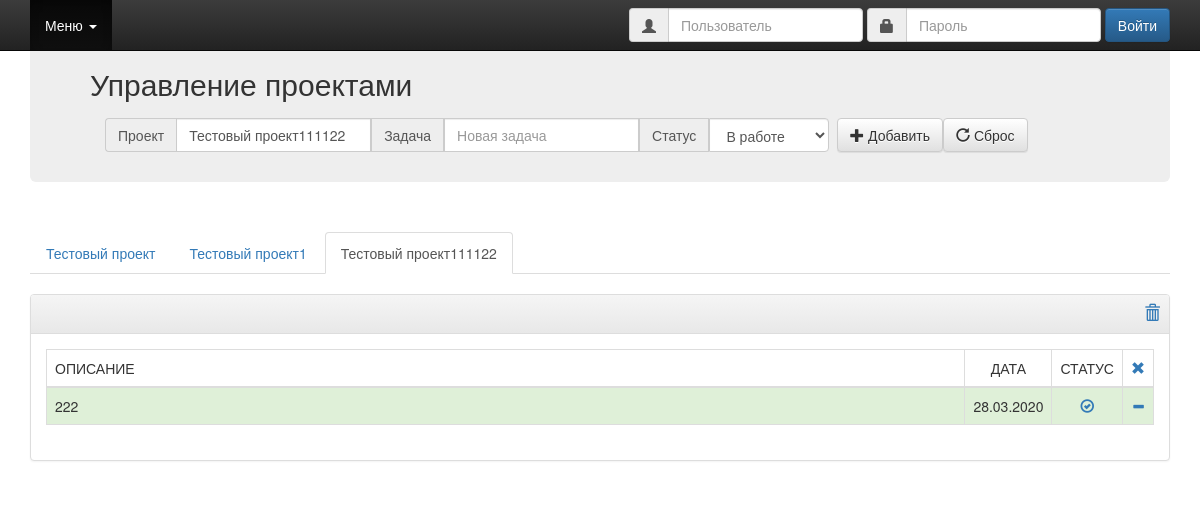
The page / on the database its author committed.
### tables this page shows
CREATE TABLE project (
    id      integer primary key autoincrement not null,
    name    text not NULL,
    active  integer
);

CREATE TABLE task (
    id      integer primary key autoincrement not null,
    project integer not null references project(id),
    name    text not NULL,
    date    text,
    status  integer default 0
);

### app.py (the view)
@app.route('/')
def index():
    active = None
    projects = db.get_projects()
    tasks = db.get_tasks()
    if projects:
        for project in projects:
            if project.active:
                active = project.project_id
        if not active:
            active = projects[0].project_id
            db.update_active_project(projects[0].project_id, 1)
    else:
        projects = None
    try:
        user = current_user.username
    except AttributeError:
        user = False
    if projects:
        return render_template('index.html', tasks=tasks, projects=projects,
                               active=active, user=user)
    return render_template('index.html', tasks=tasks, active=active,
                           user=user)

### db_utils.py (called while the page is built)
    def get_projects(self):
        projects = []
        for row in self.conn.execute("select * from project"):
            projects.append(self.Project(project_id=row[0], name=row[1],
                                         active=row[2]))
        return projects

    def get_tasks(self):
        tasks = []
        for row in self.conn.execute("select * from task"):
            tasks.append(self.Task(task_id=row[0], project=row[1], name=row[2],
                                   date=row[3], status=row[4]))
        return tasks

### templates/index.html (shortened to what this page needs)
{% extends "base.html" %}
{% block navigate %}
    <nav class="navbar navbar-inverse navbar-fixed-top">
        <div class="container">
            <div id="navbar" class="navbar-collapse collapse">
                <ul class="nav navbar-nav">
                    <li class="dropdown active">
                        <a href="#" class="dropdown-toggle" data-toggle="dropdown" role="button" aria-haspopup="true"
                           aria-expanded="false">Меню <span class="caret"></span></a>
                    </li>
                </ul>
                {% if not user  %}
                <form id="signin" class="navbar-form navbar-right" role="form" action="/login" method="POST">
                <div class="input-group">
                    <span class="input-group-addon"><i class="glyphicon glyphicon-user"></i></span>
                    <input id="username" type="text" class="form-control" name="username" value="" placeholder="Пользователь">
                </div>
                <div class="input-group">
                    <span class="input-group-addon"><i class="glyphicon glyphicon-lock"></i></span>
                    <input id="password" type="password" class="form-control" name="password" value="" placeholder="Пароль">
                </div>
                <button type="submit" class="btn btn-primary">Войти</button>
                </form>
                {% endif %}
            </div>
        </div>
    </nav>
{% endblock %}
{% block container %}
    <div class="container">
        <div class="jumbotron">
            <h2>Управление проектами</h2>
            <form id="remember" class="navbar-form navbar-left" role="search" action="/add" method="POST"
                  onsubmit="return user_validate()">
                <div class="form-group">
                    <div class="input-group">
                        <span class="input-group-addon container-fluid">Проект</span>
                        <input type="text" name="project" class="form-control" {% for project in projects %}{% if project.project_id == active %}value="{{ project.name }}"{% endif %}{% endfor %} placeholder="Название проекта">
                        <span class="input-group-addon container-fluid">Задача</span>
                        <input type="text" name="task" class="form-control" placeholder="Новая задача" required>
                        <span class="input-group-addon container-fluid">Статус</span>
                        <select id="status" name="status" class="form-control">
                            <option value=1 selected>В работе</option>
                        </select>
                    </div>
                    <div class="input-group">
                        <span class="spacer">&nbsp;</span>
                        <button type="submit" class="btn btn-default">
                            <span class="glyphicon glyphicon-plus" aria-hidden="true"></span> Добавить
                        </button>
                        <button type="reset" class="btn btn-default">
                            <span class="glyphicon glyphicon-repeat" aria-hidden="true"></span> Сброс
                        </button>
                    </div>
                </div>
            </form>
        </div>
        {% if tasks %}
        <div class="tasks">
            {% if projects %}
            <span id="taksNav" class="container">
                <ul class="nav nav-tabs">
                    {% for tab in projects %}
                    {% if tab.project_id == active %}
                    <li role="presentation" class="active">
                    {% else %}
                    <li role="presentation">
                    {% endif %}
                        <a href="/project/{{ tab.name }}">{{ tab.name }}</a>
                    </li>
                    {% endfor %}
                </ul>
            </span>
            {% endif %}
            <div id="taskPanel" class="panel panel-default">
                <div class="panel-heading">
                    <h3 class="panel-title">&nbsp;
                        <span class="navbar-right">
                            <a href="/clear/{{ active }}" onclick="return user_validate()">
                                <span class="glyphicon glyphicon-trash" aria-label="Remove All"></span>
                            </a>
                            <span class="spacer">&nbsp;</span>
                        </span>
                    </h3>
                </div>
                <div class="panel-body">
                    <table class="table table-bordered table-hover">
                        <thead>
                        <tr>
                            <td style="width:100%">ОПИСАНИЕ</td>
                            <td align="center">ДАТА</td>
                            <td>СТАТУС</td>
                            <td align="center">
                                <a href="/remove/{{ active }}" onclick="return user_validate()">
                                    <span class="glyphicon glyphicon-remove" aria-label="Delete"></span>
                                </a>
                            </td>
                        </tr>
                        </thead>
                        <tbody>
                        {% for task in tasks %}
                        {% if task.project == active %}
                            {% if task.status %}
                        <tr class="success">
                            <td>{{ task.name }}</td>
                            <td align="center">{{ task.date }}</td>
                            {% else %}
                        <tr class="active">
                            <td><strike>{{ task.name }}</strike></td>
                            <td align="center"><strike>{{ task.date }}</strike></td>
                            {% endif %}
                            <td align="center">
                                <a href="/close/{{ task.task_id }}" onclick="return user_validate()">
                                {% if task.status %}
                                    <span class="glyphicon glyphicon-ok-circle" aria-label="Open"></span>
                                {% else %}
                                    <span class="glyphicon glyphicon-ok-sign" aria-label="Close"></span>
                                {% endif %}
                                </a>
                            </td>
                            <td>
                                <a href="/delete/{{ task.task_id }}" onclick="return user_validate()">
                                    <span class="glyphicon glyphicon-minus" aria-hidden="true"></span>
                                </a>
                            </td>
                        </tr>
                        {% endif %}
                        {% endfor %}
                        </tbody>
                    </table>
                </div>
            </div>
        </div>
        {% endif %}
    </div>
{% endblock %}

### static/css/navbar-fixed-top.css (style rules this page uses)
body { min-height: 2000px; padding-top: 35px; }
.jumbotron { padding-top: 12px; padding-bottom: 72px; }

### rows shown on the page
project: project "Тестовый проект111122", name "Тестовый проект111122"
project: name "Тестовый проект"
project: name "Тестовый проект1"
task: name "222", date "28.03.2020", status 1 (drawn)
